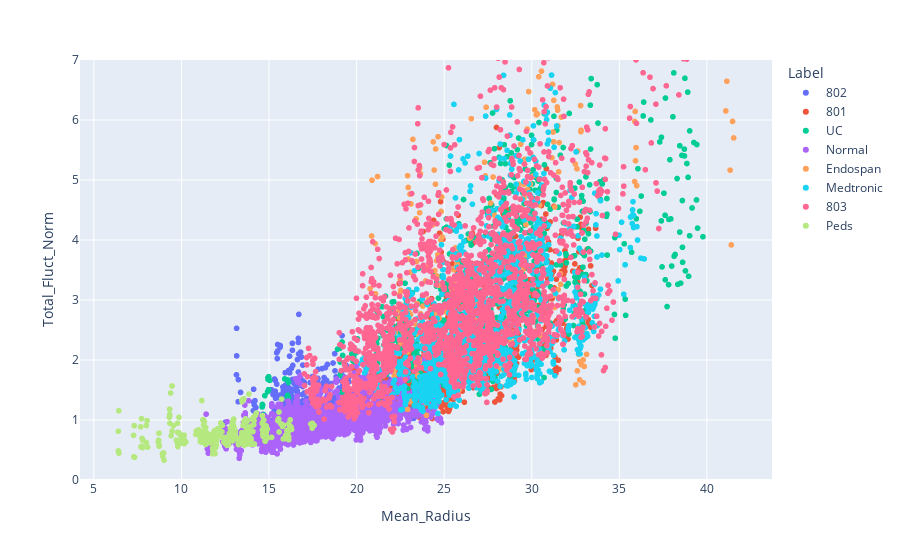

The cell this chart's notebook holds for it:
### Code cell
fig = px.scatter(results_meta, x='Mean_Radius', y='Total_Fluct_Norm', color='Label', hover_data=['Scan_Name'])
fig.update_layout(yaxis_range=[0,7])
fig.show()

### Figure 1 — Plotly figure (JSON) as saved in the notebook; plotly's stock layout.template omitted (floating-point values rounded to 4 significant figures; data arrays with more than 128 entries replaced by an {"elided": "..."} marker saying what was removed)
{"data": [{"customdata": {"elided": "648x1 str values"}, "hovertemplate": "Label=802<br>Mean_Radius=%{x}<br>Total_Fluct_Norm=%{y}<br>Scan_Name=%{customdata[0]}<extra></extra>", "legendgroup": "802", "marker": {"color": "#636efa", "symbol": "circle"}, "mode": "markers", "name": "802", "showlegend": true, "type": "scattergl", "x": {"elided": "648 float values"}, "xaxis": "x", "y": {"elided": "648 float values"}, "yaxis": "y"}, {"customdata": {"elided": "1158x1 str values"}, "hovertemplate": "Label=801<br>Mean_Radius=%{x}<br>Total_Fluct_Norm=%{y}<br>Scan_Name=%{customdata[0]}<extra></extra>", "legendgroup": "801", "marker": {"color": "#EF553B", "symbol": "circle"}, "mode": "markers", "name": "801", "showlegend": true, "type": "scattergl", "x": {"elided": "1158 float values"}, "xaxis": "x", "y": {"elided": "1158 float values"}, "yaxis": "y"}, {"customdata": {"elided": "966x1 str values"}, "hovertemplate": "Label=UC<br>Mean_Radius=%{x}<br>Total_Fluct_Norm=%{y}<br>Scan_Name=%{customdata[0]}<extra></extra>", "legendgroup": "UC", "marker": {"color": "#00cc96", "symbol": "circle"}, "mode": "markers", "name": "UC", "showlegend": true, "type": "scattergl", "x": {"elided": "966 float values"}, "xaxis": "x", "y": {"elided": "966 float values"}, "yaxis": "y"}, {"customdata": {"elided": "1974x1 str values"}, "hovertemplate": "Label=Normal<br>Mean_Radius=%{x}<br>Total_Fluct_Norm=%{y}<br>Scan_Name=%{customdata[0]}<extra></extra>", "legendgroup": "Normal", "marker": {"color": "#ab63fa", "symbol": "circle"}, "mode": "markers", "name": "Normal", "showlegend": true, "type": "scattergl", "x": {"elided": "1974 float values"}, "xaxis": "x", "y": {"elided": "1974 float values"}, "yaxis": "y"}, {"customdata": {"elided": "282x1 str values"}, "hovertemplate": "Label=Endospan<br>Mean_Radius=%{x}<br>Total_Fluct_Norm=%{y}<br>Scan_Name=%{customdata[0]}<extra></extra>", "legendgroup": "Endospan", "marker": {"color": "#FFA15A", "symbol": "circle"}, "mode": "markers", "name": "Endospan", "showlegend": true, "type": "scattergl", "x": {"elided": "282 float values"}, "xaxis": "x", "y": {"elided": "282 float values"}, "yaxis": "y"}, {"customdata": {"elided": "1332x1 str values"}, "hovertemplate": "Label=Medtronic<br>Mean_Radius=%{x}<br>Total_Fluct_Norm=%{y}<br>Scan_Name=%{customdata[0]}<extra></extra>", "legendgroup": "Medtronic", "marker": {"color": "#19d3f3", "symbol": "circle"}, "mode": "markers", "name": "Medtronic", "showlegend": true, "type": "scattergl", "x": {"elided": "1332 float values"}, "xaxis": "x", "y": {"elided": "1332 float values"}, "yaxis": "y"}, {"customdata": {"elided": "1980x1 str values"}, "hovertemplate": "Label=803<br>Mean_Radius=%{x}<br>Total_Fluct_Norm=%{y}<br>Scan_Name=%{customdata[0]}<extra></extra>", "legendgroup": "803", "marker": {"color": "#FF6692", "symbol": "circle"}, "mode": "markers", "name": "803", "showlegend": true, "type": "scattergl", "x": {"elided": "1980 float values"}, "xaxis": "x", "y": {"elided": "1980 float values"}, "yaxis": "y"}, {"customdata": {"elided": "318x1 str values"}, "hovertemplate": "Label=Peds<br>Mean_Radius=%{x}<br>Total_Fluct_Norm=%{y}<br>Scan_Name=%{customdata[0]}<extra></extra>", "legendgroup": "Peds", "marker": {"color": "#B6E880", "symbol": "circle"}, "mode": "markers", "name": "Peds", "showlegend": true, "type": "scattergl", "x": {"elided": "318 float values"}, "xaxis": "x", "y": {"elided": "318 float values"}, "yaxis": "y"}], "layout": {"legend": {"title": {"text": "Label"}, "tracegroupgap": 0}, "margin": {"t": 60}, "xaxis": {"anchor": "y", "domain": [0, 1], "title": {"text": "Mean_Radius"}}, "yaxis": {"anchor": "x", "domain": [0, 1], "range": [0, 7], "title": {"text": "Total_Fluct_Norm"}}}}
